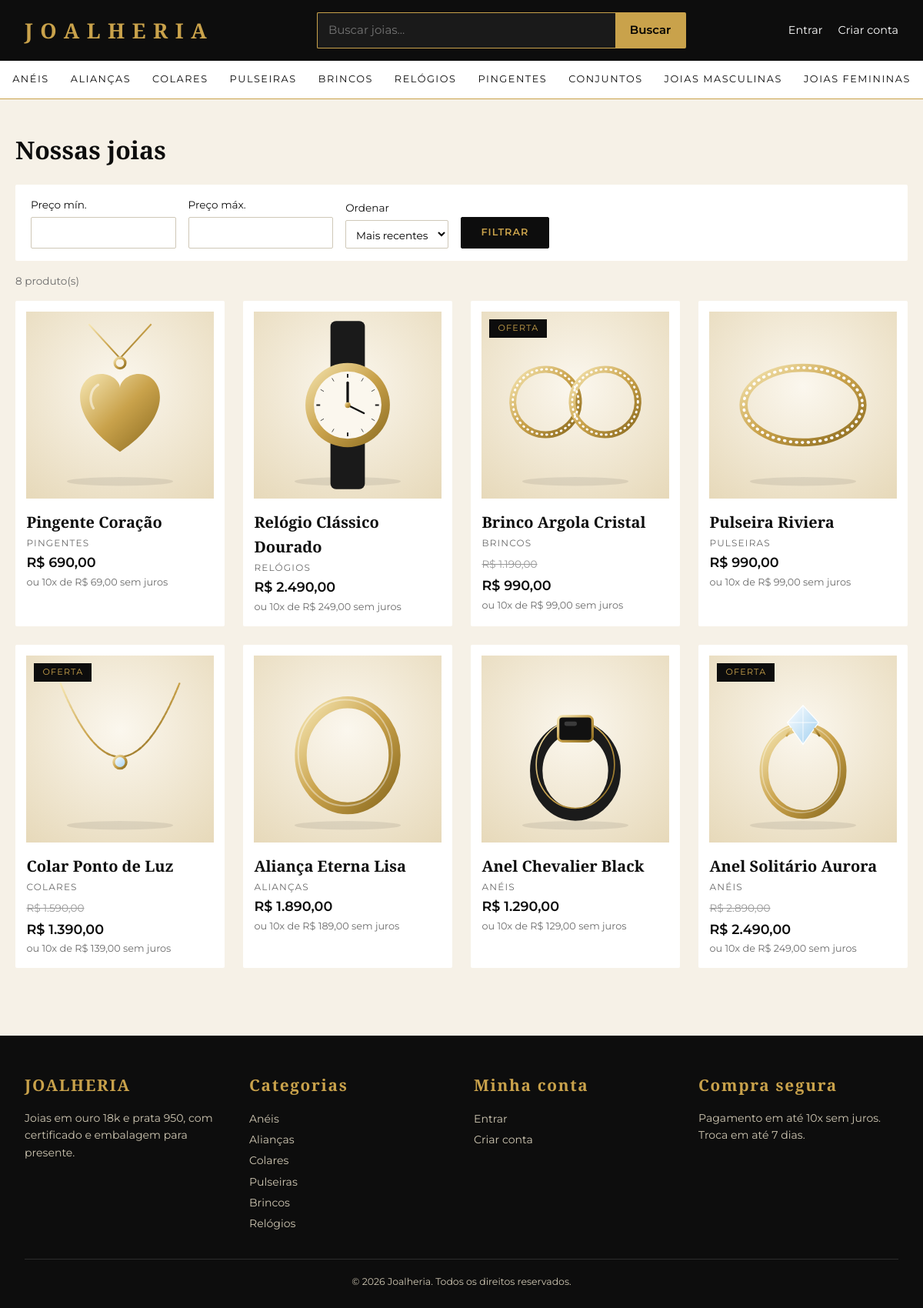
The page /produtos/lista.php on the database its author committed.
### tables this page shows
CREATE TABLE categorias (
  id INT UNSIGNED AUTO_INCREMENT PRIMARY KEY,
  nome VARCHAR(80) NOT NULL,
  slug VARCHAR(80) NOT NULL UNIQUE,
  ativa TINYINT(1) DEFAULT 1
);

CREATE TABLE produtos (
  id INT UNSIGNED AUTO_INCREMENT PRIMARY KEY,
  categoria_id INT UNSIGNED NOT NULL,
  colecao_id INT UNSIGNED NULL,
  nome VARCHAR(160) NOT NULL,
  slug VARCHAR(180) NOT NULL UNIQUE,
  descricao TEXT,
  material VARCHAR(120),
  peso_gramas DECIMAL(8,2),
  publico ENUM('feminino','masculino','unissex') DEFAULT 'unissex',
  preco DECIMAL(10,2) NOT NULL,
  preco_promocional DECIMAL(10,2) NULL,
  parcelas_max TINYINT DEFAULT 10,
  destaque TINYINT(1) DEFAULT 0,
  lancamento TINYINT(1) DEFAULT 0,
  ativo TINYINT(1) DEFAULT 1,
  criado_em TIMESTAMP DEFAULT CURRENT_TIMESTAMP,
  FOREIGN KEY (categoria_id) REFERENCES categorias(id),
  FOREIGN KEY (colecao_id) REFERENCES colecoes(id) ON DELETE SET NULL,
  INDEX (categoria_id), FULLTEXT (nome, descricao)
);

### includes/helpers.php (called while the page is built, shortened)
<?php
require_once __DIR__ . '/../config/database.php';
function e(?string $v): string { return htmlspecialchars($v ?? '', ENT_QUOTES, 'UTF-8'); }
function url(string $caminho = ''): string { return BASE_URL . '/' . ltrim($caminho, '/'); }
function pegar_flash(): array { $f = $_SESSION['flash'] ?? []; unset($_SESSION['flash']); return $f; }

### includes/auth.php (called while the page is built, shortened)
<?php
require_once __DIR__ . '/helpers.php';
function usuario_atual(): ?array {
    if (empty($_SESSION['uid'])) return null;
    static $u = false;
    return $u;
}

### config/database.php (called while the page is built, shortened)
<?php
function db(): PDO {
    static $pdo = null;
    if ($pdo === null) {
        $dsn = sprintf('mysql:host=%s;dbname=%s;charset=utf8mb4', env('DB_HOST', 'localhost'), env('DB_NAME', 'joalheria'));
        $pdo = new PDO($dsn, env('DB_USER', 'root'), env('DB_PASS', ''), [
            PDO::ATTR_ERRMODE            => PDO::ERRMODE_EXCEPTION,
            PDO::ATTR_DEFAULT_FETCH_MODE => PDO::FETCH_ASSOC,
            PDO::ATTR_EMULATE_PREPARES   => false,
        ]);
    }
    return $pdo;
}

### includes/loja.php (the view, shortened to what this page needs)
<?php
require_once __DIR__ . '/helpers.php';
function moeda($v): string { return 'R$ ' . number_format((float)$v, 2, ',', '.'); }
function parcelado($v, int $n = 10): string { return $n . 'x de ' . moeda($v / $n) . ' sem juros'; }
function imagem_produto(string $slug, ?string $foto): ?string {
    $rel = 'assets/imagens/produtos/' . $slug . '.svg';
    return is_file(BASE_PATH . '/' . $rel) ? $rel : null;
}
function categorias(): array {
    static $c = null;
    return $c ??= db()->query('SELECT id, nome, slug FROM categorias WHERE ativa = 1 ORDER BY id')->fetchAll();
}
function listar_produtos(array $f, int $limite = 12, int $pagina = 1): array {
    $w = ['p.ativo = 1']; $a = [];
    $ordens = ['menor' => 'preco_final ASC', 'maior' => 'preco_final DESC', 'nome' => 'p.nome ASC'];
    $ord = $ordens[$f['ordem'] ?? ''] ?? 'p.id DESC';
    $from = ' FROM produtos p JOIN categorias c ON c.id = p.categoria_id WHERE ' . implode(' AND ', $w);
    $st = db()->prepare('SELECT COUNT(*)' . $from); $st->execute($a);
    $total = (int)$st->fetchColumn();
    $sql = 'SELECT p.id, p.nome, p.slug, p.preco, p.preco_promocional, p.parcelas_max,
                   COALESCE(p.preco_promocional, p.preco) AS preco_final, c.nome AS categoria,
                   (SELECT caminho FROM produto_imagens WHERE produto_id = p.id ORDER BY ordem LIMIT 1) AS foto'
         . $from . " ORDER BY $ord LIMIT " . (int)$limite . ' OFFSET ' . (int)max(0, ($pagina - 1) * $limite);
    $st = db()->prepare($sql); $st->execute($a);
    $itens = array_map(function ($p) { $p['foto'] = imagem_produto($p['slug'], $p['foto']); return $p; }, $st->fetchAll());
    return ['itens' => $itens, 'total' => $total];
}
function card_produto(array $p): void { ?>
  <a class="card" href="<?= url('produtos/produto.php?slug=' . urlencode($p['slug'])) ?>">
    <div class="card-foto">
      <?php if ($p['foto']): ?><img src="<?= url($p['foto']) ?>" alt="<?= e($p['nome']) ?>" loading="lazy">
      <?php else: ?><div class="sem-foto">◆</div><?php endif; ?>
      <?php if ($p['preco_promocional']): ?><span class="selo">Oferta</span><?php endif; ?>
    </div>
    <h3><?= e($p['nome']) ?></h3>
    <p class="cat"><?= e($p['categoria']) ?></p>
    <?php if ($p['preco_promocional']): ?><p class="de"><?= moeda($p['preco']) ?></p><?php endif; ?>
    <p class="preco"><?= moeda($p['preco_final']) ?></p>
    <p class="parc">ou <?= e(parcelado($p['preco_final'], (int)$p['parcelas_max'])) ?></p>
  </a>
<?php }

### includes/header.php (shortened to what this page needs)
<?php
require_once __DIR__ . '/auth.php';
require_once __DIR__ . '/loja.php';
$usuario = usuario_atual();
?><!DOCTYPE html>
<html lang="pt-BR">
<head>
<link rel="stylesheet" href="<?= url('assets/css/style.css') ?>">
</head>
<body>
<header class="topo">
  <a class="logo" href="<?= url() ?>">JOALHERIA</a>
  <form class="busca" action="<?= url('produtos/lista.php') ?>" method="get">
    <input name="q" value="<?= e($_GET['q'] ?? '') ?>" placeholder="Buscar joias..." aria-label="Buscar">
    <button type="submit">Buscar</button>
  </form>
  <nav>
    <?php if ($usuario): ?>
      <span>Olá, <?= e(explode(' ', $usuario['nome'])[0]) ?></span>
      <?php if ($usuario['papel'] === 'admin'): ?><a href="<?= url('admin/') ?>">Admin</a><?php endif; ?>
      <a href="<?= url('usuarios/logout.php') ?>">Sair</a>
    <?php else: ?>
      <a href="<?= url('usuarios/login.php') ?>">Entrar</a>
      <a href="<?= url('usuarios/cadastro.php') ?>">Criar conta</a>
    <?php endif; ?>
  </nav>
</header>
<nav class="menu-cat">
  <?php foreach (categorias() as $c): ?>
    <a href="<?= url('produtos/lista.php?cat=' . $c['slug']) ?>"><?= e($c['nome']) ?></a>
  <?php endforeach; ?>
</nav>
<main>

### produtos/lista.php (shortened to what this page needs)
<?php
require_once __DIR__ . '/../includes/loja.php';
$f = [
  'cat' => $_GET['cat'] ?? '', 'q' => trim($_GET['q'] ?? ''), 'ordem' => $_GET['ordem'] ?? '',
  'min' => $_GET['min'] ?? '', 'max' => $_GET['max'] ?? '',
  'destaque' => $_GET['destaque'] ?? '', 'lancamento' => $_GET['lancamento'] ?? '', 'oferta' => $_GET['oferta'] ?? '',
];
$pagina = max(1, (int)($_GET['pagina'] ?? 1));
$por = 12;
$r = listar_produtos($f, $por, $pagina);
foreach (categorias() as $c) if ($c['slug'] === $f['cat']) $titulo = $c['nome'] . ' | Joalheria';
require __DIR__ . '/../includes/header.php';
?>
<h1 class="titulo-pag"><?= $f['q'] ? 'Resultados para “' . e($f['q']) . '”' : 'Nossas joias' ?></h1>
<form class="filtros" method="get">
  <label>Preço mín. <input type="number" name="min" min="0" step="1" value="<?= e((string)$f['min']) ?>"></label>
  <label>Preço máx. <input type="number" name="max" min="0" step="1" value="<?= e((string)$f['max']) ?>"></label>
  <label>Ordenar
    <select name="ordem">
      <option value="">Mais recentes</option>
    </select>
  </label>
  <button class="btn btn-inline" type="submit">Filtrar</button>
</form>
<p class="contagem"><?= $r['total'] ?> produto(s)</p>
<?php if (!$r['itens']): ?>
  <p>Nenhum produto encontrado.</p>
<?php else: ?>
  <div class="grade"><?php foreach ($r['itens'] as $p) card_produto($p); ?></div>
<?php endif; ?>
<?php require __DIR__ . '/../includes/footer.php'; ?>

### includes/footer.php
</main>
<footer class="rodape">
  <div class="rodape-grade">
    <div><h4>JOALHERIA</h4><p>Joias em ouro 18k e prata 950, com certificado e embalagem para presente.</p></div>
    <div><h4>Categorias</h4>
      <?php foreach (array_slice(categorias(), 0, 6) as $c): ?><a href="<?= url('produtos/lista.php?cat=' . $c['slug']) ?>"><?= e($c['nome']) ?></a><?php endforeach; ?>
    </div>
    <div><h4>Minha conta</h4>
      <a href="<?= url('usuarios/login.php') ?>">Entrar</a><a href="<?= url('usuarios/cadastro.php') ?>">Criar conta</a>
    </div>
    <div><h4>Compra segura</h4><p>Pagamento em até 10x sem juros.<br>Troca em até 7 dias.</p></div>
  </div>
  <p class="direitos">&copy; <?= date('Y') ?> Joalheria. Todos os direitos reservados.</p>
</footer>
</body>
</html>

### assets/css/style.css (style rules this page uses)
:root { --preto:#0d0d0d;--grafite:#1a1a1a;--ouro:#c9a24b;--ouro-esc:#8a6a1f;--bege:#f6f1e7;--branco:#fff;--cinza:#6b6b6b; --fonte-titulo:'Cormorant Garamond',Georgia,serif;--fonte:'Montserrat','Segoe UI',Arial,sans-serif;--raio:2px;--sombra:0 10px 28px rgba(0,0,0,.14) }
* { box-sizing:border-box }
body { margin:0;font-family:var(--fonte);font-size:15px;line-height:1.6;background:var(--bege);color:var(--preto) }
h1,h2,h3,h4,.logo { font-family:var(--fonte-titulo);font-weight:600;margin:0 }
a { color:inherit }
main { max-width:1200px;margin:0 auto;padding:2.5rem 1.25rem;min-height:60vh }
img { max-width:100% }
.topo { display:flex;align-items:center;justify-content:space-between;gap:1.25rem;flex-wrap:wrap;padding:1rem 2rem;background:var(--preto);color:var(--branco) }
.logo { color:var(--ouro);letter-spacing:.35em;text-decoration:none;font-size:1.7rem }
.busca { flex:1;min-width:220px;max-width:480px;display:flex }
.busca input { flex:1;padding:.65rem .9rem;border:1px solid var(--ouro);border-right:0;background:var(--grafite);color:var(--branco);font:inherit;border-radius:var(--raio) 0 0 var(--raio) }
.busca button { padding:.65rem 1.2rem;background:var(--ouro);border:0;font:inherit;font-weight:600;cursor:pointer;border-radius:0 var(--raio) var(--raio) 0;transition:.3s }
.topo nav { display:flex;gap:1.25rem;align-items:center;font-size:.9rem }
.topo nav a { text-decoration:none;transition:.3s }
.menu-cat { display:flex;gap:1.75rem;justify-content:center;overflow-x:auto;padding:.9rem 2rem;background:var(--branco);border-bottom:1px solid var(--ouro) }
.menu-cat a { text-decoration:none;white-space:nowrap;font-size:.8rem;text-transform:uppercase;letter-spacing:.12em;transition:.3s }
.btn { display:block;width:100%;padding:.85rem 1.6rem;background:var(--preto);color:var(--ouro);border:1px solid var(--preto);font:inherit;font-weight:600;letter-spacing:.08em;text-transform:uppercase;font-size:.8rem;text-align:center;text-decoration:none;cursor:pointer;border-radius:var(--raio);transition:.3s }
.btn-inline { display:inline-block;width:auto }
.secao-topo h2,.titulo-pag { font-size:2rem }
.titulo-pag { margin-bottom:1.25rem }
.grade { display:grid;grid-template-columns:repeat(auto-fill,minmax(240px,1fr));gap:1.5rem }
.contagem { color:var(--cinza);font-size:.85rem }
.card { display:block;background:var(--branco);padding:.9rem;text-decoration:none;border-radius:var(--raio);transition:.35s }
.card-foto { position:relative;aspect-ratio:1;overflow:hidden;background:var(--bege) }
.card-foto img { width:100%;height:100%;object-fit:cover;transition:transform .6s }
.selo { position:absolute;top:10px;left:10px;background:var(--preto);color:var(--ouro);padding:.2rem .7rem;font-size:.7rem;letter-spacing:.1em;text-transform:uppercase }
.card h3 { font-size:1.25rem;margin:.9rem 0 .1rem }
.cat { margin:0;color:var(--cinza);font-size:.75rem;text-transform:uppercase;letter-spacing:.1em }
.de { margin:.5rem 0 0;color:#999;text-decoration:line-through;font-size:.85rem }
.preco { margin:.1rem 0;font-weight:600;font-size:1.1rem }
.parc { margin:0;color:var(--cinza);font-size:.8rem }
.filtros { display:flex;flex-wrap:wrap;gap:1rem;align-items:end;background:var(--branco);padding:1rem 1.25rem;margin-bottom:1rem;border-radius:var(--raio);font-size:.85rem }
.filtros input,.filtros select,.info select { padding:.55rem;border:1px solid #cfc8b8;font:inherit;background:var(--branco);display:block;margin-top:.25rem;border-radius:var(--raio) }
.filtros .btn { height:2.6rem;padding-top:0;padding-bottom:0 }
.rodape { background:var(--preto);color:#cfc7b3;margin-top:3rem;padding:3rem 2rem 1.5rem;font-size:.88rem }
.rodape-grade { max-width:1200px;margin:0 auto;display:grid;grid-template-columns:repeat(auto-fit,minmax(200px,1fr));gap:2rem }
.rodape h4 { color:var(--ouro);font-size:1.3rem;margin-bottom:.8rem;letter-spacing:.08em }
.rodape a { display:block;text-decoration:none;padding:.15rem 0;transition:.3s }
.direitos { text-align:center;border-top:1px solid #2c2c2c;margin:2rem 0 0;padding-top:1.2rem;font-size:.78rem }

### rows shown on the page
categorias: nome "ANÉIS", nome "Anéis"
categorias: nome "ALIANÇAS", nome "Alianças"
categorias: nome "COLARES", nome "Colares"
categorias: nome "PULSEIRAS", nome "Pulseiras"
categorias: nome "BRINCOS", nome "Brincos"
categorias: nome "RELÓGIOS", nome "Relógios"
categorias: nome "PINGENTES"
categorias: nome "CONJUNTOS"
categorias: nome "JOIAS MASCULINAS"
categorias: nome "JOIAS FEMININAS"
produtos: shows a picture, nome "Pingente Coração", categoria.nome "PINGENTES", preco_final "R$ 690,00", parcelas_max "10x de R$ 69,00 sem juros"
produtos: shows a picture, nome "Relógio Clássico Dourado", categoria.nome "RELÓGIOS", preco_final "R$ 2.490,00", parcelas_max "10x de R$ 249,00 sem juros"
produtos: shows a picture, preco_promocional "OFERTA", nome "Brinco Argola Cristal", categoria.nome "BRINCOS", preco "R$ 1.190,00", preco_final "R$ 990,00", parcelas_max "10x de R$ 99,00 sem juros"
produtos: shows a picture, nome "Pulseira Riviera", categoria.nome "PULSEIRAS", preco_final "R$ 990,00", parcelas_max "10x de R$ 99,00 sem juros"
produtos: shows a picture, preco_promocional "OFERTA", nome "Colar Ponto de Luz", categoria.nome "COLARES", preco "R$ 1.590,00", preco_final "R$ 1.390,00", parcelas_max "10x de R$ 139,00 sem juros"
produtos: shows a picture, nome "Aliança Eterna Lisa", categoria.nome "ALIANÇAS", preco_final "R$ 1.890,00", parcelas_max "10x de R$ 189,00 sem juros"
produtos: shows a picture, nome "Anel Chevalier Black", categoria.nome "ANÉIS", preco_final "R$ 1.290,00", parcelas_max "10x de R$ 129,00 sem juros"
produtos: shows a picture, preco_promocional "OFERTA", nome "Anel Solitário Aurora", categoria.nome "ANÉIS", preco "R$ 2.890,00", preco_final "R$ 2.490,00", parcelas_max "10x de R$ 249,00 sem juros"

### other values the page prints
$r['total'] "8"
